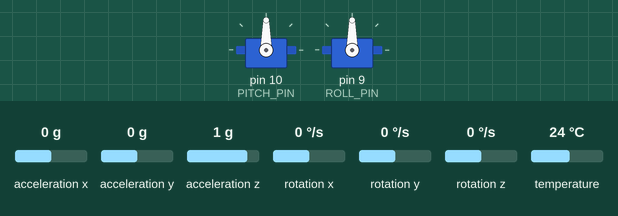
Simulated run of this program. Board: Arduino Nano, built with avr-gcc and run on an emulated ATmega328P. Parts: 2 × servo. The test bench sets the inputs (shaded band); at power-on: acceleration x 0 g, acceleration y 0 g, acceleration z 1 g, rotation y 0 °/s, rotation x 0 °/s, rotation z 0 °/s, temperature 24 °C. What the program prints to the serial monitor is not drawn.

Above: at 4.8 s.
4.9 s: acceleration x set to -1.4 g
At 6.3 s:
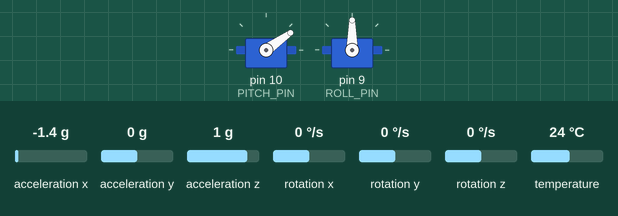
6.6 s: acceleration y set to -1.4 g
At 7.8 s:
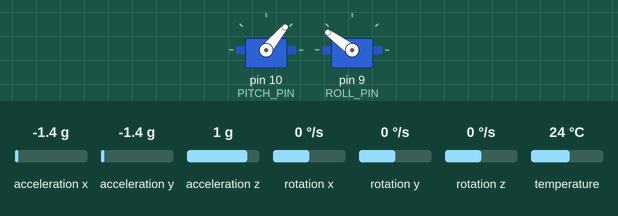
8.3 s: acceleration z set to -1.4 g
At 9.5 s:
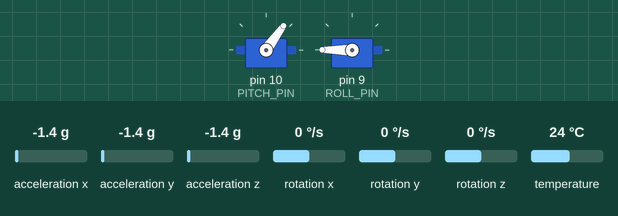
9.8 s: rotation y set to -192 °/s
At 11.1 s:
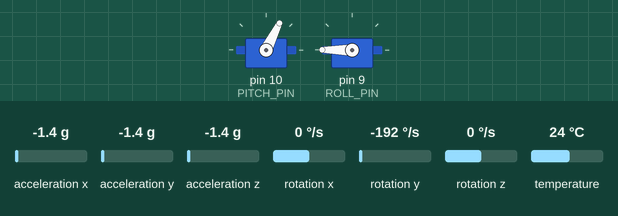
11.4 s: acceleration z set to 0.1 g
At 11.59 s:
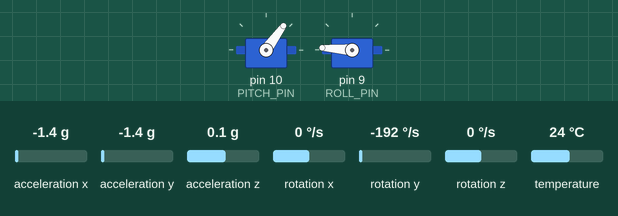
13.2 s: acceleration x set to -0.8 g
At 14.6 s:
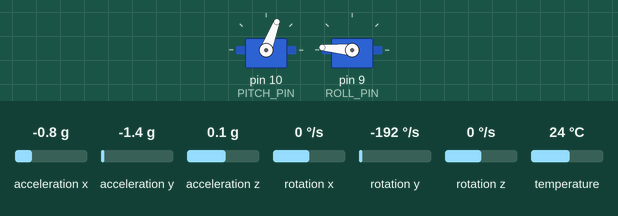
Timing chart, 0 to 15.9 s (numbered marks = the images above; inputs shaded):
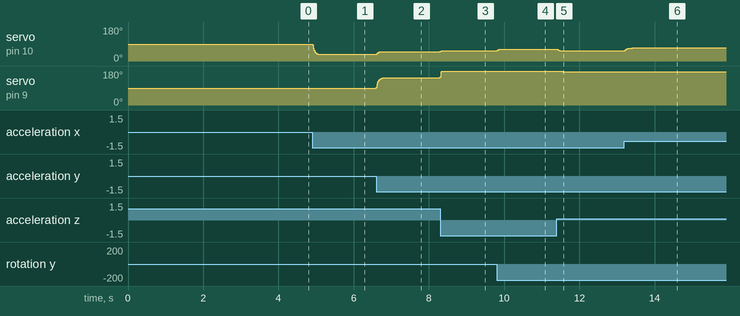

The program:

main.cpp
```cpp
#include <Arduino.h>
#include <Wire.h>
#include <Adafruit_MPU6050.h>
#include <Adafruit_Sensor.h>
#include <math.h>
#include <Servo.h>
#include "Controller.h"

#define COMP_ALPHA 0.94
#define PITCH_PIN 10
#define ROLL_PIN 9
#define HARD_PITCH_SETPOINT -3 // temporary hard coded setpoint
#define HARD_ROLL_SETPOINT

#define KP 1
#define KI 0
#define KD 0
#define SETPOINT 0

Adafruit_MPU6050 mpu;
Servo PitchServo;
Servo RollServo;

float prev_roll = 0.0;
float prev_pitch = 0.0;

float calibration_x_sum = 0.0;
float calibration_y_sum = 0.0;
float calibration_z_sum = 0.0;

float initial_roll = 0.0;
float initial_pitch = 0.0;

float pitch_setpoint = 0.0;
float roll_setpoint = 0.0;

unsigned long prevTime = 0;   // to get loop timing
float dt = 0.0;

typedef struct roll_pitch {   // struct for comp filter return type
  float roll;
  float pitch;
};

roll_pitch CompFilter(float _ax,float _ay, float _az, float _wx, float _wy, float alpha, float delta_t);

Controller PitchController(KP, KI, KD, SETPOINT);
Controller RollController(KP, KI, KD, SETPOINT);

void CalibrateIMU();

void setup() {

  Serial.begin(9600);

      Serial.println("Initializing MPU6050...");
    if (!mpu.begin()) {
        Serial.println("MPU6050 not detected. Check wiring!");
        while (1);  // Halt execution if sensor is not found
    }
    Serial.println("MPU6050 successfully initialized!");

    mpu.setAccelerometerRange(MPU6050_RANGE_8_G); // set accelerometer sensitivity
    mpu.setGyroRange(MPU6050_RANGE_500_DEG);      // set gyro sensitivity
    mpu.setFilterBandwidth(MPU6050_BAND_21_HZ); // apply a low pass filter

    PitchServo.attach(PITCH_PIN);
    RollServo.attach(ROLL_PIN);

    CalibrateIMU();                 // this is currently not working, setpoint is always 0
    prev_roll = initial_roll;       // use hardcoded setpoint for now
    prev_pitch = initial_pitch;

    pitch_setpoint = initial_pitch * PI/180;
    roll_setpoint = initial_roll * PI/180;

    prevTime = micros();  // initialise prev time to not be zero

}

void loop() {

// // ======= MAIN CODE =========

  unsigned long currTime = micros();          // current time in µs
  dt = (currTime - prevTime) / 1000000.0;     // convert to seconds
  prevTime = currTime;
  if (dt > 0.05) dt = 0.05;   // cap initial dt

  sensors_event_t a, g, temp;
  mpu.getEvent(&a, &g, &temp);    // reciever data for accelertion, angular velocity & temp

  roll_pitch comp_angles = CompFilter(a.acceleration.x,a.acceleration.y, a.acceleration.z, g.gyro.x, g.gyro.y, COMP_ALPHA, dt);

  // Serial.print(comp_angles.roll * 180.0 / PI);
  // Serial.print(", ");
  // Serial.println(comp_angles.pitch * 180.0 / PI);

  float newPitchAngle = PitchController.PController(comp_angles.pitch * 180.0/PI);
  float newRollAngle = RollController.PController(comp_angles.roll *180/PI);
  PitchServo.write(newPitchAngle);
  RollServo.write(newRollAngle);

// delay(10);

// // ======= SERVO TESTING CODE =========

// PitchServo.write(0); //min
// delay(1000);
// PitchServo.write(90); //min
// delay(1000);
// PitchServo.write(180); //min
// delay(5000);


// PitchServo.write(90); // max

// // PitchServo.write(0);
// // delay(3000);

// for(int i = 0; i<180; i++){
//   PitchServo.write(i);        // test positive movement
// }

// delay(10000);

// // ======= SETPOINT TESTING CODE =========

  // Serial.print("Pitch setpoint: ");
  // Serial.print(pitch_setpoint);
  // Serial.print(", ROll setpoint: ");
  // Serial.println(roll_setpoint);
  // delay(1000);


}

roll_pitch CompFilter(float _ax,float _ay, float _az, float _wx, float _wy, float alpha, float delta_t){

  //first convert ax and ay to angles
  // roll is about x axis, pitch is about y
  float roll_acc = (atan2(_ay,_az));
  float pitch_acc = atan2(-1*_ax, sqrt(pow(_ay,2) + pow(_az,2)));

  // need to store previous angle x and previous angle y and previous angle z
  float roll_gyro = prev_roll + (_wx * delta_t);
  float pitch_gyro = prev_pitch + (_wy * delta_t);

  float comp_roll = (alpha * roll_gyro) + ((1-alpha)*roll_acc);
  float comp_pitch = (alpha * pitch_gyro) + ((1-alpha)* pitch_acc);

  roll_pitch _roll_pitch;
  _roll_pitch.roll = comp_roll;
  _roll_pitch.pitch = comp_pitch;

  prev_roll = comp_roll;
  prev_pitch = comp_pitch;   // update the old roll & pitch with filtered values

  return _roll_pitch;

}

// need function that gives us our initial values or just run the function once at setpoint

void CalibrateIMU(){

    delay(3000);   //delay to let sensors warm up

    calibration_x_sum = 0;
    calibration_y_sum = 0;
    calibration_z_sum = 0;

    for(int i = 0; i< 50; i++){

      sensors_event_t a, g, temp;
      mpu.getEvent(&a, &g, &temp);

      calibration_x_sum += a.acceleration.x;
      calibration_y_sum += a.acceleration.y;
      calibration_z_sum += a.acceleration.z;      // 50 samples

      delay(10);

    }

    float a_x_avg = calibration_x_sum/50;
    float a_y_avg = calibration_y_sum/50;
    float a_z_avg = calibration_z_sum/50;

    initial_roll = (atan2(a_y_avg,a_z_avg));
    initial_pitch = atan2(-1*a_x_avg, sqrt(pow(a_y_avg,2) + pow(a_z_avg,2)));  // use accelerometer to get rough intial position


}
```

Controller.h
```cpp
#ifndef CONTROLLER_H
#define CONTROLLER_H

#include <Arduino.h>

class Controller {

    private:

        float kp, ki, kd;
        float setpoint;


    public:


        Controller(float _kp, float _ki, float _kd, float _setpoint);
        float PController(float _measurement);
        float PIController(float _measurement);
        float LEDController(float _measurement);

        float accum_error;
        float prev_error;
};

#endif
```

Controller.cpp
```cpp
#include "Controller.h"


Controller::Controller(float _kp, float _ki, float _kd, float _setpoint){

    kp = _kp;
    ki = _ki;
    kd = _kd;
    setpoint = _setpoint;
    accum_error = 0;
    prev_error = 0;

}

float Controller::PController(float _measurement){

    float error = setpoint - _measurement;
    float output = (90 + (kp * error));

  return(output);

}

float Controller::PIController(float _measurement){

    float error = setpoint - _measurement;
    accum_error += error;

    if(abs(error) > 0.01){
        if((prev_error * error) < 0){
            accum_error = 0;                    // clegg integrator
        }
    }


    float max_accum_error = 20/ki;          //tune
    if(accum_error > max_accum_error){
        accum_error = max_accum_error;                  // setting maximum integral term value
    }
    else if (accum_error < (- max_accum_error))
    {
        accum_error = - max_accum_error;
    }

    float output = (90 + (kp * error) + (ki * accum_error));

    if(output > 180){
        output = 180;           // clamping output
    }
    else if (output < 0){
        output = 0;
    }

    prev_error = error;
    return(output);

}

float Controller::LEDController(float _measurement){

    float error = setpoint - _measurement;

    // 255 to be maximum aka default, when error is zero
    //take abs of error
    float output = (255 - (10 * kp * (abs(error))));
    return(output);

}
```

Measured:
- after the input at 4.9 s, servo on pin 10 (PITCH_PIN): moves from 90° to 35° over 0.23 s, starting at once
- after the input at 6.6 s, servo on pin 10 (PITCH_PIN): 35° → 50° at once; servo on pin 9 (ROLL_PIN): moves from 90° to 144° over 0.23 s, starting at once
- after the input at 8.3 s, servo on pin 10 (PITCH_PIN): 50° → 54° at once; servo on pin 9 (ROLL_PIN): 144° → 180° at once
- after the input at 9.8 s, servo on pin 10 (PITCH_PIN): 54° → 63° at once
- after the input at 11.4 s, servo on pin 10 (PITCH_PIN): 63° → 54° at once, → 53° 0.24 s later; servo on pin 9 (ROLL_PIN): 180° → 176° after 0.13 s, → 175° 0.17 s later
- after the input at 13.2 s, servo on pin 10 (PITCH_PIN): 53° → 68° at once, → 69° 0.21 s later
